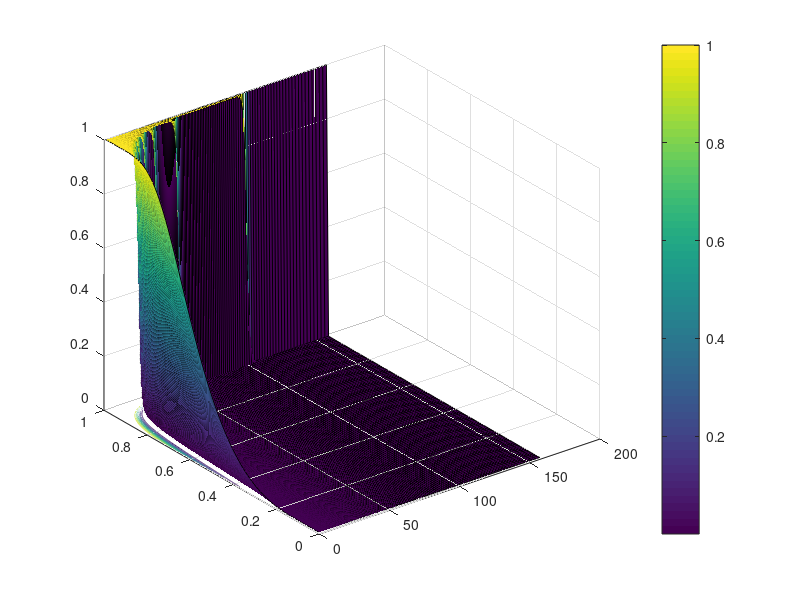
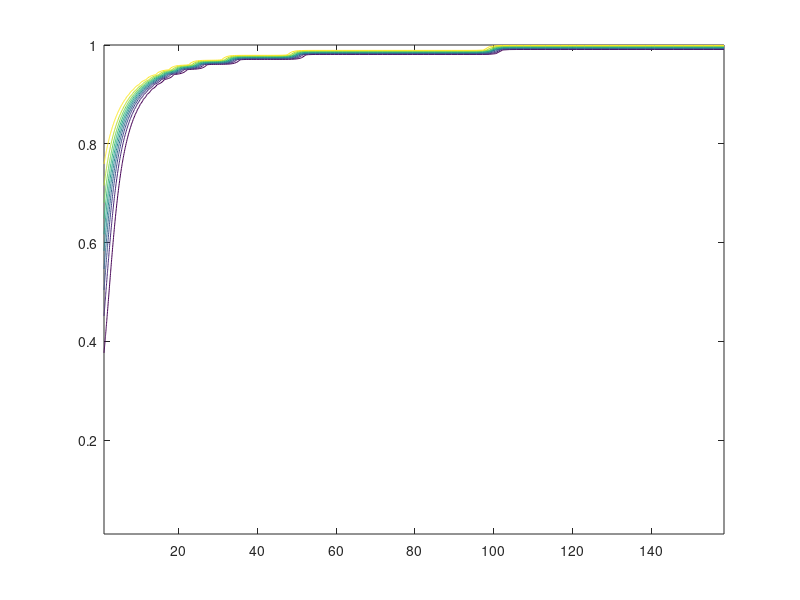

MATLAB code for these plots, in order:
close all;
clear;
%%
[X,Y] = meshgrid(logspace(0.01,2.2,300),0.01:0.01:1);

Z = exp(psi(Y) - psi(1)-X)./(exp(psi(Y) - psi(1)-X)+exp(psi(1-Y) - psi(1)));
figure;
% Z = peaks(X,Y);
C = X.*Y;
surfc(X,Y,Z);
colorbar;
figure;
contour(X,Y,Z);
